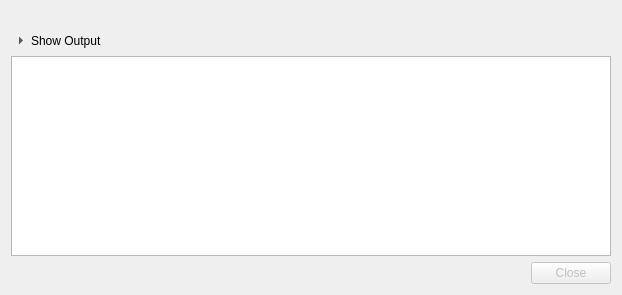
<?xml version="1.0" encoding="UTF-8"?>
<ui version="4.0">
 <class>ProgressDialog</class>
 <widget class="QDialog" name="ProgressDialog">
  <property name="geometry">
   <rect>
    <x>0</x>
    <y>0</y>
    <width>618</width>
    <height>291</height>
   </rect>
  </property>
  <layout class="QGridLayout" name="gridLayout">
   <item row="2" column="0">
    <widget class="QLabel" name="labelOperation">
     <property name="sizePolicy">
      <sizepolicy hsizetype="Fixed" vsizetype="Preferred">
       <horstretch>0</horstretch>
       <verstretch>0</verstretch>
      </sizepolicy>
     </property>
    </widget>
   </item>
   <item row="4" column="0" colspan="2">
    <widget class="QPlainTextEdit" name="output">
     <property name="minimumSize">
      <size>
       <width>600</width>
       <height>200</height>
      </size>
     </property>
     <property name="lineWrapMode">
      <enum>QPlainTextEdit::NoWrap</enum>
     </property>
    </widget>
   </item>
   <item row="5" column="0" colspan="2">
    <widget class="QDialogButtonBox" name="buttonBox">
     <property name="enabled">
      <bool>false</bool>
     </property>
     <property name="standardButtons">
      <set>QDialogButtonBox::Close</set>
     </property>
    </widget>
   </item>
   <item row="3" column="0" colspan="2">
    <widget class="QToolButton" name="buttonShowOutput">
     <property name="sizePolicy">
      <sizepolicy hsizetype="Fixed" vsizetype="Fixed">
       <horstretch>0</horstretch>
       <verstretch>0</verstretch>
      </sizepolicy>
     </property>
     <property name="styleSheet">
      <string notr="true">QToolButton { border: none; }</string>
     </property>
     <property name="text">
      <string>Show Output</string>
     </property>
     <property name="checkable">
      <bool>true</bool>
     </property>
     <property name="toolButtonStyle">
      <enum>Qt::ToolButtonTextBesideIcon</enum>
     </property>
     <property name="arrowType">
      <enum>Qt::RightArrow</enum>
     </property>
    </widget>
   </item>
   <item row="2" column="1">
    <widget class="QLabel" name="labelInfo">
     <property name="sizePolicy">
      <sizepolicy hsizetype="Ignored" vsizetype="Preferred">
       <horstretch>1</horstretch>
       <verstretch>0</verstretch>
      </sizepolicy>
     </property>
     <property name="minimumSize">
      <size>
       <width>0</width>
       <height>0</height>
      </size>
     </property>
     <property name="wordWrap">
      <bool>true</bool>
     </property>
     <property name="textInteractionFlags">
      <set>Qt::TextSelectableByMouse</set>
     </property>
    </widget>
   </item>
  </layout>
 </widget>
 <tabstops>
  <tabstop>buttonShowOutput</tabstop>
  <tabstop>output</tabstop>
 </tabstops>
 <resources/>
 <connections/>
</ui>
